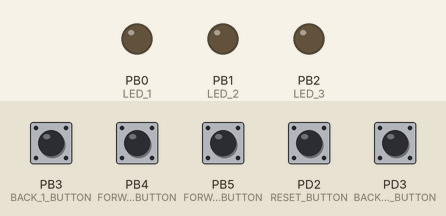
The program below on a simulated ATmega328P, built with avr-gcc and emulated at 16 MHz. Shown: output pins drawn as LEDs (lit = HIGH). The test bench sets the inputs (shaded band); at power-on: PB3 (BACK_1_BUTTON), PB4 (FORWARD_1_BUTTON), PB5 (FORWARD_2_BUTTON), PD2 (RESET_BUTTON), PD3 (BACK_2_BUTTON) HIGH.

Above: at 1.2 s.
1.3 s: PB3 (BACK_1_BUTTON) pulled LOW for 0.15 s
At 1.57 s:
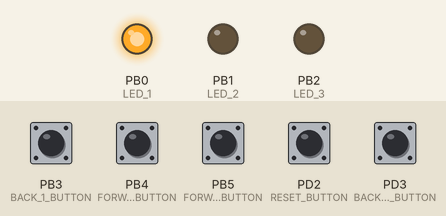
At 2.07 s:
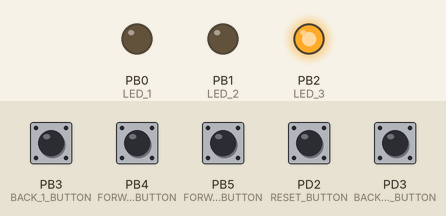
4.3 s: PB3 (BACK_1_BUTTON) pulled LOW for 1 s
6.8 s: PB4 (FORWARD_1_BUTTON) pulled LOW for 1 s
At 8.17 s:
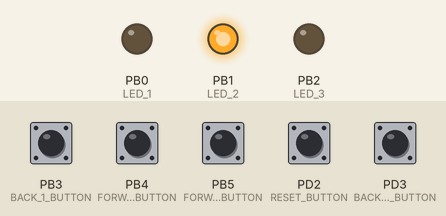
9.8 s: PB5 (FORWARD_2_BUTTON) pulled LOW for 0.15 s
12.8 s: PB5 (FORWARD_2_BUTTON) pulled LOW for 1 s
At 13.6 s:
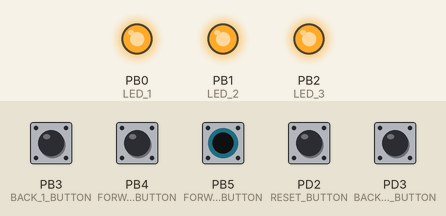
15.8 s: PB4 (FORWARD_1_BUTTON) pulled LOW for 0.15 s
Timing chart, 0 to 19.9 s (numbered marks = the images above; inputs shaded):
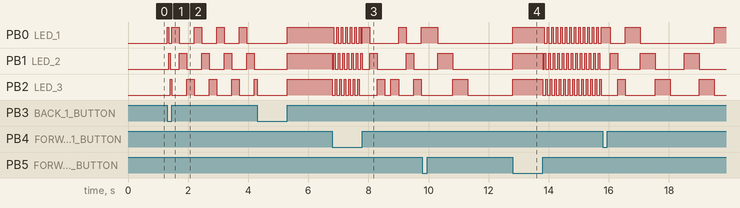

Measured:
- after the input at 1.3 s, PB0 (LED_1): goes HIGH 0.05 s, LOW 0.10 s, 3 × (HIGH 0.25 s, LOW 0.50 s), HIGH 0.25 s, then LOW, starting at once; PB1 (LED_2): goes HIGH 0.05 s, LOW 0.30 s, 3 × (HIGH 0.25 s, LOW 0.50 s), HIGH 0.25 s, then LOW, starting after 0.05 s; PB2 (LED_3): LOW → HIGH after 0.10 s, then repeats every 0.75 s: LOW 0.50 s, HIGH 0.25 s
- after the input at 6.8 s, PB0 (LED_1): goes 6 × (LOW 0.10 s, HIGH 0.05 s), LOW 0.05 s, HIGH 0.25 s, LOW 0.95 s, HIGH 0.25 s, LOW 0.50 s, then HIGH, starting after 0.05 s
- after the input at 12.8 s, PB0 (LED_1), PB2 (LED_3): LOW → HIGH at once, then repeats every 0.15 s: LOW 0.10 s, HIGH 0.05 s; PB1 (LED_2): goes HIGH 1.0 s, LOW 0.05 s, 12 × (HIGH 0.05 s, LOW 0.10 s), HIGH 0.05 s, then LOW, starting at once

The program:

main.c
```c
/********************************************************************************
* main.c: Implementering av tillståndsmaskin som kan anta 5 tillstånd
          med 3 lysdioder.

		  Tillstånd:           Resultat:
		  OFF                  Lysdioderna är släckta
		  Slow                 Lysdioderna blinkar med 500 mlilisekunders delay
		  Medium               Lysdioderna blinkar med 250 mlilisekunders delay
		  Fast                 Lysdioderna blinkar med 50 mlilisekunders delay
		  ON                   Lysdioderna är tända

		  Tryckknapparna är anslutna till pin 2/PORTD2, 3/PORTD3, 11/PORTB3,
		  4/PORTB4, 5/PORTB5.
		  Tryckknapparna används för att uppdatera tillståndsmaskinen.
********************************************************************************/

#include "header.h"


/********************************************************************************
* main: Initierar mikrodatorn.
        Programmet hålls igång sålänge matningsspänning är på.
********************************************************************************/
int main(void)
{
    setup();

    while (1)
    {
		fsm_set_output(0);
    }

	return 0;
}
```

fsm.c
```c
/********************************************************************************
* fsm.c: Innehåller funktionalitet för implementering av tillståndsmaskinen.
********************************************************************************/

#include "header.h"


/* Statiska funktioner */
static void leds_blink(const volatile uint16_t* blink_speed_ms);
static void delay_ms(const volatile uint16_t* delay_time_ms);

/* Statiska datamedlemmar */
static led_state_t state = LED_STATE_OFF;
static uint16_t speed_ms = 0;


/********************************************************************************
* fsm_reset: Återställer tillståndsmaskinen till startläge (lysdioderna släckta)
********************************************************************************/
void fsm_reset()
{
	state = LED_STATE_OFF;
	speed_ms = 0;
	LEDS_OFF;
	return;
}


/********************************************************************************
* fsm_update: Uppdaterar tillståndsmaskinen beroende på nuvarande tillstånd
              och vilken tryckknapp som aktiverats.
********************************************************************************/
void fsm_update()
{
	switch (state)
	{
		case LED_STATE_OFF:
		{
			if (BACK_1_BUTTON_PRESSED)
			{
				state = LED_STATE_ON;
			}
			else if (BACK_2_BUTTON_PRESSED)
			{
				state = LED_STATE_FAST;
			}
			else if (FORWARD_1_BUTTON_PRESSED)
			{
				state = LED_STATE_SLOW;
			}
			else if (FORWARD_2_BUTTON_PRESSED)
			{
				state = LED_STATE_MEDIUM;
			}
			break;
		}

		case LED_STATE_SLOW:
		{
			if (BACK_1_BUTTON_PRESSED)
			{
				state = LED_STATE_OFF;
			}
			else if (BACK_2_BUTTON_PRESSED)
			{
				state = LED_STATE_ON;
			}
			else if (FORWARD_1_BUTTON_PRESSED)
			{
				state = LED_STATE_MEDIUM;
			}
			else if (FORWARD_2_BUTTON_PRESSED)
			{
				state = LED_STATE_FAST;
			}
			break;
		}

	    case LED_STATE_MEDIUM:
		{
			if (BACK_1_BUTTON_PRESSED)
			{
				state = LED_STATE_SLOW;
			}
			else if (BACK_2_BUTTON_PRESSED)
			{
				state = LED_STATE_OFF;
			}
			else if (FORWARD_1_BUTTON_PRESSED)
			{
				state = LED_STATE_FAST;
			}
			else if (FORWARD_2_BUTTON_PRESSED)
			{
				state = LED_STATE_ON;
			}
			break;
		}

		case LED_STATE_FAST:
		{
			if (BACK_1_BUTTON_PRESSED)
			{
				state = LED_STATE_MEDIUM;
			}
			else if (BACK_2_BUTTON_PRESSED)
			{
				state = LED_STATE_SLOW;
			}
			else if (FORWARD_1_BUTTON_PRESSED)
			{
				state = LED_STATE_ON;
			}
			else if (FORWARD_2_BUTTON_PRESSED)
			{
				state = LED_STATE_OFF;
			}
			break;
		}

		case LED_STATE_ON:
		{
			if (BACK_1_BUTTON_PRESSED)
			{
				state = LED_STATE_FAST;
			}
			else if (BACK_2_BUTTON_PRESSED)
			{
				state = LED_STATE_MEDIUM;
			}
			else if (FORWARD_1_BUTTON_PRESSED)
			{
				state = LED_STATE_OFF;
			}
			else if (FORWARD_2_BUTTON_PRESSED)
			{
				state = LED_STATE_SLOW;
			}
			break;
		}

		default:
		{
			fsm_reset();
			break;
		}
	}

	if (state == LED_STATE_OFF || state == LED_STATE_ON)
	{
		speed_ms = 0;
	}

	fsm_set_output(0);
	return;
}


/********************************************************************************
* fsm_set_update: Uppdaterar lysdiodernas tillstånd.
********************************************************************************/
void fsm_set_output(const uint16_t blink_speed_ms)
{
	if (state == LED_STATE_OFF)
	{
		LEDS_OFF;
	}
	else if (state == LED_STATE_SLOW)
	{
		speed_ms = 500;
		leds_blink(&speed_ms);
	}
	else if (state == LED_STATE_MEDIUM)
	{
		speed_ms = 250;
		leds_blink(&speed_ms);
	}
	else if (state == LED_STATE_FAST)
	{
		speed_ms = 50;
		leds_blink(&speed_ms);
	}
	else if (state == LED_STATE_ON)
	{
		LEDS_ON;
	}
	else
	{
		fsm_reset();
	}
}


/********************************************************************************
* leds_blink: Blinkar lysdioderna med angiven delay tid.
********************************************************************************/
static void leds_blink(const volatile uint16_t* blink_speed_ms)
{
	LED_1_ON;
	LED_2_OFF;
	LED_3_OFF;
	delay_ms(blink_speed_ms);

	LED_1_OFF;
	LED_2_ON;
	LED_3_OFF;
	delay_ms(blink_speed_ms);

	LED_1_OFF;
	LED_2_OFF;
	LED_3_ON;
	delay_ms(blink_speed_ms);

	LED_3_OFF;
	return;
}


/********************************************************************************
* delay_ms: Genererar delay i millisekunder.
********************************************************************************/
static void delay_ms(const volatile uint16_t* delay_time_ms)
{
	for (uint16_t i = 0; i < *delay_time_ms; i++)
	{
		_delay_ms(1);
	}
	return;
}
```

header.h
```c
/********************************************************************************
*header.h: Innehåller definitioner och deklarationer för implementering
*          av tillståndsmaskinen.
********************************************************************************/
#ifndef HEADER_H_
#define HEADER_H_

/* Klockfrekvens */
#define F_CPU 16000000UL

/* Inkluderingsdirektiv */
#include <avr/io.h>
#include <avr/interrupt.h>
#include <util/delay.h>

/* Makron */
#define LED_1 0   //LED ansluten till pin 8 / PORTB 0
#define LED_2 1   //LED ansluten till pin 9 / PORTB 1
#define LED_3 2   //LED ansluten till pin 10 / PORTB 2

#define RESET_BUTTON 2       //Tryckknapp ansluten till pin 2 / PORTD 2
#define BACK_2_BUTTON 3      //Tryckknapp ansluten till pin 3 / PORTD 3
#define BACK_1_BUTTON 3      //Tryckknapp ansluten till pin 11 / PORTB 3
#define FORWARD_1_BUTTON 4   //Tryckknapp ansluten till pin 12 / PORTB 4
#define FORWARD_2_BUTTON 5   //Tryckknapp ansluten till pin 13 / PORTB 5

#define LED_1_ON PORTB |= (1 << LED_1)                                   //Tänder LED ansluten till pin 8
#define LED_2_ON PORTB |= (1 << LED_2)                                   //Tänder LED ansluten till pin 9
#define LED_3_ON PORTB |= (1 << LED_3)                                   //Tänder LED ansluten till pin 10
#define LEDS_ON PORTB |= ((1 << LED_1) | (1 << LED_2) | (1  << LED_3))   //Tänder samtliga LEDs

#define LED_1_OFF PORTB &= ~(1 << LED_1)                                  //Släcker LED ansluten till pin 8
#define LED_2_OFF PORTB &= ~(1 << LED_2)                                  //Släcker LED ansluten till pin 9
#define LED_3_OFF PORTB &= ~(1 << LED_3)                                  //Släcker LED ansluten till pin 10
#define LEDS_OFF PORTB &= ~((1 << LED_1) | (1 << LED_2) | (1 << LED_3))   //Släcker samtliga LEDs

#define RESET_BUTTON_PRESSED (PIND &(1 << RESET_BUTTON))           //Indikerar att reset-knappen har tryckts ner.
#define BACK_2_BUTTON_PRESSED (PIND &(1 << BACK_2_BUTTON))         //Indikerar hopp två steg bak.
#define BACK_1_BUTTON_PRESSED (PINB &(1 << BACK_1_BUTTON))         //Indikerar hopp ett steg bak.
#define FORWARD_1_BUTTON_PRESSED (PINB &(1 << FORWARD_1_BUTTON))   //Indikerar hopp ett steg fram.
#define FORWARD_2_BUTTON_PRESSED (PINB &(1 << FORWARD_2_BUTTON))   //Indikerar hopp två steg fram.


/* Enumerationer */
typedef enum { LED_STATE_OFF, LED_STATE_SLOW, LED_STATE_MEDIUM, LED_STATE_FAST, LED_STATE_ON } led_state_t; //´Lagrar lysdiodernas tillstånd.


/* Funktionsdeklarationer  */
void setup(void);                                     //Initierar mikrodatorn.

void fsm_reset(void);                                 //Uppdaterar tillståndsmaskinen till startläge (lysdiderna släcks)

void fsm_update(void);                                //Uppdaterar tillståndsmaskinens tillstånd beroende på vilken tryckknapp som aktiverats.

void fsm_set_output(const uint16_t blink_speed_ms);   //Uppdaterar lysdiodernas tillstånd.

#endif /* HEADER_H_ */
```

interrupts.c
```c
/********************************************************************************
* interrupts.c: Innehåller avbrottsrutiner.
********************************************************************************/

#include "header.h"


/********************************************************************************
* ISR (PCINT0_vect): Avbrottsrutin för PCI-avbrott på I/O-port B, som anropas
                     vid nedtryckning eller uppsläpp av tryckknapparna på
					 pin 11 - 13.
********************************************************************************/
ISR(PCINT0_vect)
{
	if(BACK_1_BUTTON_PRESSED || FORWARD_1_BUTTON_PRESSED || FORWARD_2_BUTTON_PRESSED)
	{
		fsm_update();
	}
	return;
}


/********************************************************************************
* ISR (INT1_vect): Avbrottsrutin för tryckknapp ansluten till pin 3.
                   Aktiveras på stigandeflank.
********************************************************************************/
ISR(INT1_vect)
{
	fsm_update();
	return;
}


/********************************************************************************
* ISR (INT0_vect): Avbrottsrutin för tryckknapp ansluten till pin 2.
                   Aktiveras på fallandeflank.
********************************************************************************/
ISR(INT0_vect)
{
	fsm_reset();
    return;
}
```

setup.c
```c
/********************************************************************************
* setup.c: Innehåller initieringsrutiner.
********************************************************************************/

#include "header.h"

/* Statiska funktioner */
static void init_ports(void);
static void init_interrupts(void);


/********************************************************************************
* setup: Initierar mikrodatorn.
********************************************************************************/
void setup()
{
	init_ports();
	init_interrupts();
	fsm_reset();
	return;
}


/********************************************************************************
* init_ports: Sätter lysdiodernas pins till utportar.
              Sätter tryckknapparnas pins till aktiva inportar.
********************************************************************************/
static void init_ports(void)
{
	DDRB |= (1 << LED_1) | (1 << LED_2) | (1 << LED_3);
	PORTD |= (1 << RESET_BUTTON) | (1 << BACK_2_BUTTON);
	PORTB |= (1 << BACK_1_BUTTON) | (1 << FORWARD_1_BUTTON) | (1 << FORWARD_2_BUTTON);
	return;
}


/********************************************************************************
* Init_interrupts: Aktiverar PCI-avbrott på pin 11 - 13 samt externa avbrott
                   på pin 2 (fallandeflank) och pin 3 (stigandeflank)
********************************************************************************/
static void init_interrupts(void)
{
	asm("SEI");
	PCICR = (1 << PCIE0);
	PCMSK0 = ((1 << BACK_1_BUTTON) | (1 << FORWARD_1_BUTTON) | (1 << FORWARD_2_BUTTON));

	EICRA = ((1 << ISC01) | (1 << ISC11) | (1 << ISC10));
	EIMSK = ((1 << INT0) | (1 << INT1));

    return;
}
```
